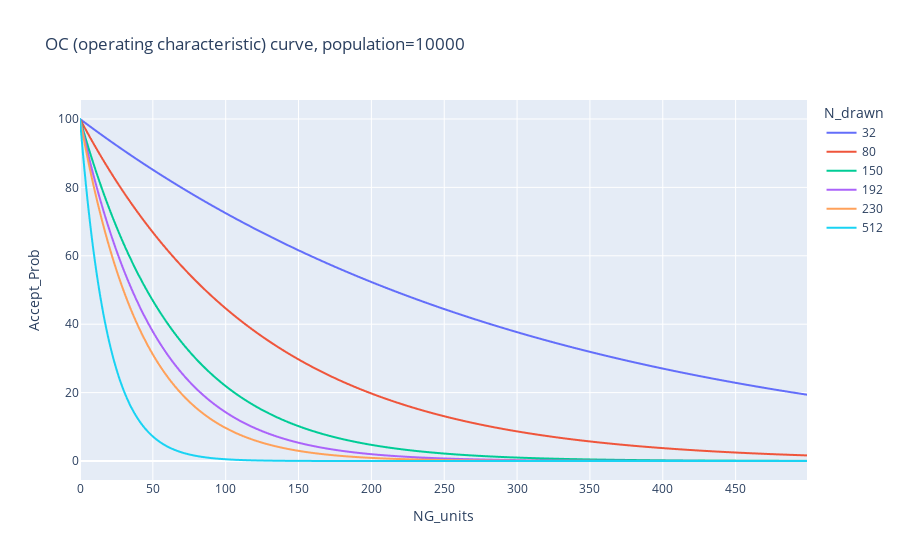

The notebook cell saved with this chart:
### Markdown cell above
plotly.express

### Code cell
fig = px.line(df, x='NG_units', y='Accept_Prob', color='N_drawn', title=f"OC (operating characteristic) curve, population={M}")
fig.write_html("OCcurve_10000.html")
fig.show()

### Figure 1 — Plotly figure (JSON) as saved in the notebook; plotly's stock layout.template omitted (floating-point values rounded to 4 significant figures; data arrays with more than 128 entries replaced by an {"elided": "..."} marker saying what was removed)
{"data": [{"hovertemplate": "N_drawn=32<br>NG_units=%{x}<br>Accept_Prob=%{y}<extra></extra>", "legendgroup": "32", "line": {"color": "#636efa", "dash": "solid"}, "marker": {"symbol": "circle"}, "mode": "lines", "name": "32", "showlegend": true, "type": "scattergl", "x": {"elided": "500 int values"}, "xaxis": "x", "y": {"elided": "500 float values"}, "yaxis": "y"}, {"hovertemplate": "N_drawn=80<br>NG_units=%{x}<br>Accept_Prob=%{y}<extra></extra>", "legendgroup": "80", "line": {"color": "#EF553B", "dash": "solid"}, "marker": {"symbol": "circle"}, "mode": "lines", "name": "80", "showlegend": true, "type": "scattergl", "x": {"elided": "500 int values"}, "xaxis": "x", "y": {"elided": "500 float values"}, "yaxis": "y"}, {"hovertemplate": "N_drawn=150<br>NG_units=%{x}<br>Accept_Prob=%{y}<extra></extra>", "legendgroup": "150", "line": {"color": "#00cc96", "dash": "solid"}, "marker": {"symbol": "circle"}, "mode": "lines", "name": "150", "showlegend": true, "type": "scattergl", "x": {"elided": "500 int values"}, "xaxis": "x", "y": {"elided": "500 float values"}, "yaxis": "y"}, {"hovertemplate": "N_drawn=192<br>NG_units=%{x}<br>Accept_Prob=%{y}<extra></extra>", "legendgroup": "192", "line": {"color": "#ab63fa", "dash": "solid"}, "marker": {"symbol": "circle"}, "mode": "lines", "name": "192", "showlegend": true, "type": "scattergl", "x": {"elided": "500 int values"}, "xaxis": "x", "y": {"elided": "500 float values"}, "yaxis": "y"}, {"hovertemplate": "N_drawn=230<br>NG_units=%{x}<br>Accept_Prob=%{y}<extra></extra>", "legendgroup": "230", "line": {"color": "#FFA15A", "dash": "solid"}, "marker": {"symbol": "circle"}, "mode": "lines", "name": "230", "showlegend": true, "type": "scattergl", "x": {"elided": "500 int values"}, "xaxis": "x", "y": {"elided": "500 float values"}, "yaxis": "y"}, {"hovertemplate": "N_drawn=512<br>NG_units=%{x}<br>Accept_Prob=%{y}<extra></extra>", "legendgroup": "512", "line": {"color": "#19d3f3", "dash": "solid"}, "marker": {"symbol": "circle"}, "mode": "lines", "name": "512", "showlegend": true, "type": "scattergl", "x": {"elided": "500 int values"}, "xaxis": "x", "y": {"elided": "500 float values"}, "yaxis": "y"}], "layout": {"legend": {"title": {"text": "N_drawn"}, "tracegroupgap": 0}, "title": {"text": "OC (operating characteristic) curve, population=10000"}, "xaxis": {"anchor": "y", "domain": [0, 1], "title": {"text": "NG_units"}}, "yaxis": {"anchor": "x", "domain": [0, 1], "title": {"text": "Accept_Prob"}}}}
